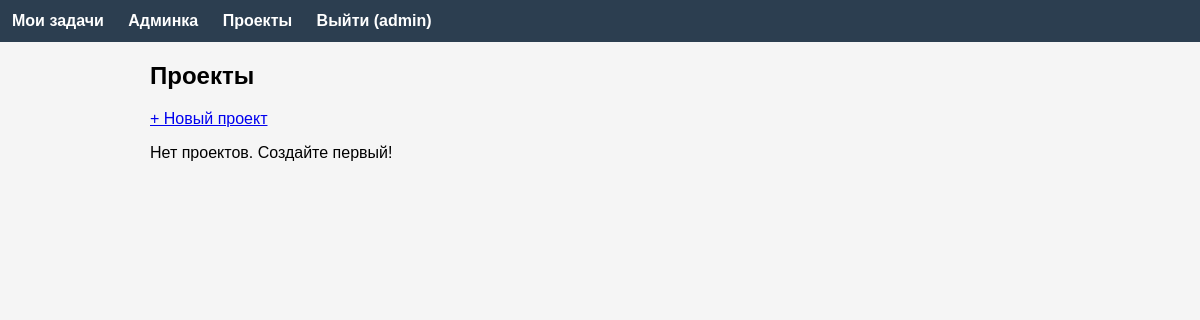
Page /projects (signed in) on the earlier database version.
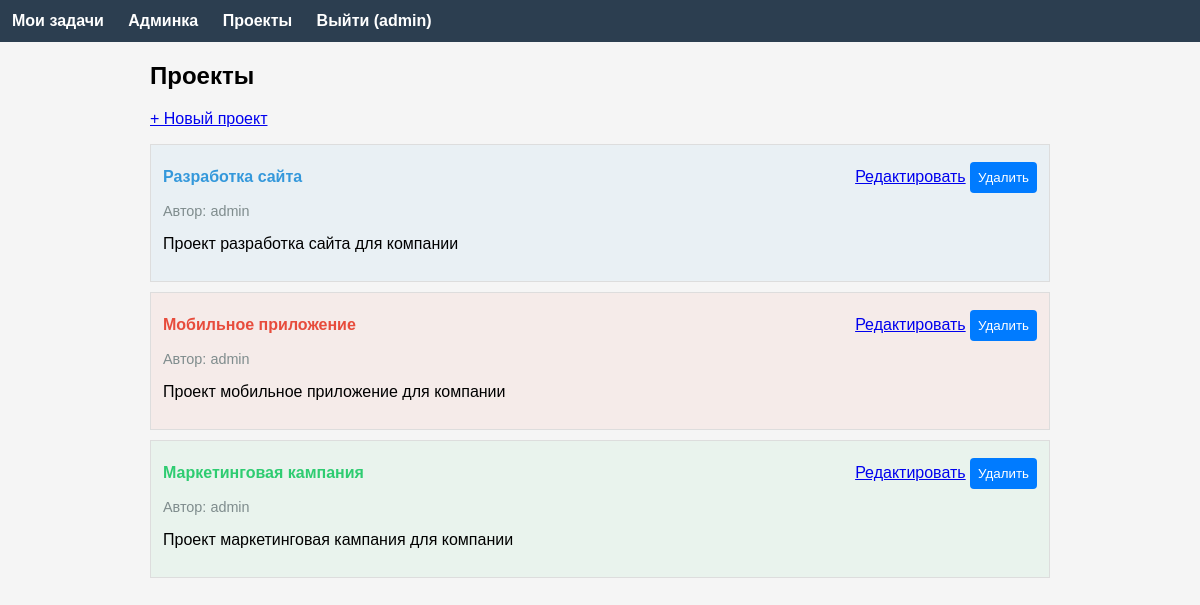
Same page on the later database version.
### app/models.py (models this page shows, shortened)
class Project(db.Model):
    id = db.Column(db.Integer, primary_key=True)
    name = db.Column(db.String(100), nullable=False)
    description = db.Column(db.Text)
    color = db.Column(db.String(7), default='#3498db')
    user_id = db.Column(db.Integer, db.ForeignKey('user.id'), nullable=False)
    tasks = db.relationship('Task', back_populates='project', lazy='dynamic')
    author = db.relationship('User', back_populates='authored_projects')

class User(UserMixin, db.Model):
    id = db.Column(db.Integer, primary_key=True)
    username = db.Column(db.String(64), index=True, unique=True, nullable=False)
    password_hash = db.Column(db.String(128), nullable=False)
    access_level = db.Column(db.Integer, default=1, nullable=False)
    authored_tasks = db.relationship('Task', back_populates='author', lazy='dynamic')
    assigned_tasks = db.relationship('Task', secondary=task_assignees, back_populates='assignees')
    comments = db.relationship('Comment', back_populates='author', lazy='dynamic')
    authored_projects = db.relationship('Project', back_populates='author', lazy='dynamic')
    def is_admin(self):
        return self.access_level == 0

### app/main/routes.py (the view)
@main.route('/projects')
@login_required
def projects():
    projects = Project.query.all()
    return render_template('projects.html', projects=projects)

### app/__init__.py (called while the page is built)
def create_app():
    app = Flask(__name__)
    app.config['SECRET_KEY'] = os.environ.get('SECRET_KEY', 'dev-secret-key')
    app.config['SQLALCHEMY_DATABASE_URI'] = 'sqlite:///task_manager.db'
    app.config['SQLALCHEMY_TRACK_MODIFICATIONS'] = False
    db.init_app(app)
    login_manager.init_app(app)
    login_manager.login_view = 'auth.login'
    from .models import User
    @login_manager.user_loader
    def load_user(user_id):
        return User.query.get(int(user_id))
    from .auth import auth as auth_blueprint
    app.register_blueprint(auth_blueprint)
    from .main import main as main_blueprint
    app.register_blueprint(main_blueprint)
    from .api import api as api_blueprint
    app.register_blueprint(api_blueprint, url_prefix='/api')
    return app

### app/templates/projects.html (shortened to what this page needs)
{% extends "base.html" %}
{% block content %}
<h2>Проекты</h2>
<a href="#" onclick="document.getElementById('new-project-form').classList.remove('hidden'); return false;">+ Новый проект</a>
{% if projects %}
<ul style="list-style:none; padding:0;">
{% for p in projects %}
    <li style="border:1px solid #ddd; margin:10px 0; padding:12px; background:{{ p.color }}10;">
        <div style="display:flex; justify-content:space-between; align-items:center;">
            <strong style="color:{{ p.color }};">
                <a href="{{ url_for('main.view_project', id=p.id) }}" style="color:{{ p.color }}; text-decoration:none;">{{ p.name }}</a>
            </strong>
            <span>
                <a href="#" onclick="document.getElementById('edit-project-{{ p.id }}').classList.remove('hidden'); return false;">Редактировать</a>
                <form method="post" action="{{ url_for('main.delete_project', id=p.id) }}" style="display:inline;">
                    <button type="submit" onclick="return confirm('Удалить проект?')">Удалить</button>
                </form>
            </span>
        </div>
        <div style="font-size:0.9em; color:#7f8c8d; margin-top:5px;">
            Автор: {{ p.author.username }}
        </div>
        {% if p.description %}
            <p>{{ p.description }}</p>
        {% endif %}
    </li>
{% endfor %}
</ul>
{% else %}
<p>Нет проектов. Создайте первый!</p>
{% endif %}
{% endblock %}

Differences in the rows shown:
added Project: name "Разработка сайта", author.username "admin", description "Проект разработка сайта для компании"
added Project: name "Мобильное приложение", author.username "admin", description "Проект мобильное приложение для компании"
added Project: name "Маркетинговая кампания", author.username "admin", description "Проект маркетинговая кампания для компании"
Other differences:
text no longer shown: "Нет проектов. Создайте первый!"
